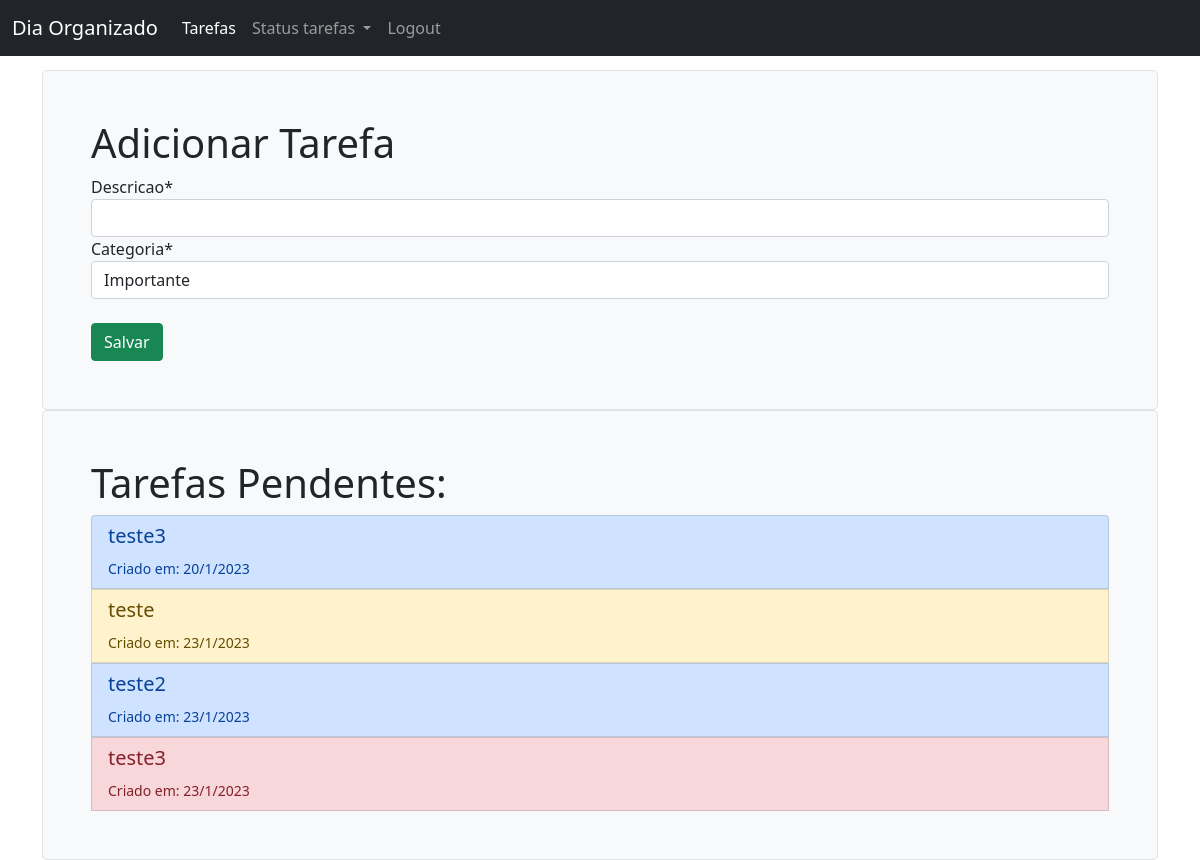
Page /tarefas/ on the earlier database version.
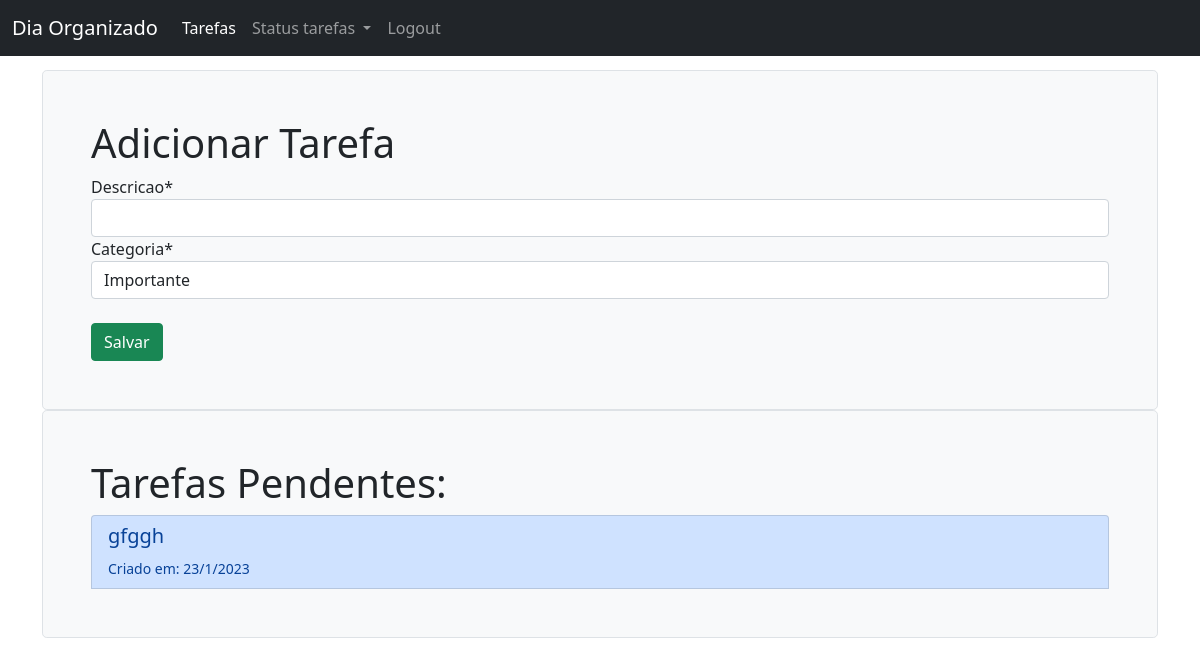
Same page on the later database version.
### tarefas/models.py (models this page shows)
class Tarefa(models.Model):
    OPCOES_STATUS = (
        ('concluído', 'Concluído'),  # o primeiro é do banco de dados e o segundo é o que aparecerá na app
        ('pendente', 'Pendente'),
        ('adiado', 'Adiado'),
    )
    OPCOES_CATEGORIA = (
        ('urgente', 'Urgente'),
        ('importante', 'Importante'),
        ('não urgente', 'Não Urgente'),
    )
    descricao = models.CharField(max_length=400)
    criacao = models.DateTimeField(auto_now_add=True)
    categoria = models.CharField(max_length=25, choices=OPCOES_CATEGORIA, default='importante')
    status = models.CharField(max_length=25, choices=OPCOES_STATUS, default='pendente')

### tarefas/views.py (the view)
# urls.py: path('', views.tarefas_pendentes_list, name='tarefas_pendentes_list' ),
def tarefas_pendentes_list(request):
    tarefas_pendentes = Tarefa.objects.filter(status='pendente')
    if request.method == 'POST':
        form = AdicionarTarefa(data=request.POST)
        if form.is_valid():
            form.save()
            return redirect('tarefas_pendentes_list')
    else:
        form = AdicionarTarefa()
    return render(request, 'tarefas/tarefas_pendentes.html',
                  {'tarefas_pendentes':tarefas_pendentes,
                   'form':form})

### tarefas/forms.py
class AdicionarTarefa(forms.ModelForm):
    class Meta:
        model = Tarefa
        fields = ('descricao', 'categoria')

### tarefas/templates/tarefas/tarefas_pendentes.html (shortened to what this page needs)
{% extends 'base.html' %}
{% load crispy_forms_tags %}
{% block content %}
  <div class="h-100 p-5 bg-light border rounded-3">
    <h1>Adicionar Tarefa</h1>
    <form method="post">
      {{ form|crispy }}
      <br>
      <input class="btn btn-success" type="submit" value="Salvar">
    </form>
  </div>
  <div class="h-100 p-5 bg-light border rounded-3">
    <h1>Tarefas Pendentes:</h1>
    <div class="list-group">
      {% for tarefa in tarefas_pendentes %}
        {% if tarefa.categoria == 'urgente' %}
          <button type="button" class="list-group-item list-group-item-danger list-group-item-action" data-bs-toggle="modal" data-bs-target="#modal{{ tarefa.id }}">
        {% else %}
          {% if tarefa.categoria == 'importante' %}
            <button type="button" class="list-group-item list-group-item-warning list-group-item-action" data-bs-toggle="modal" data-bs-target="#modal{{ tarefa.id }}">
          {% else %}
            <button type="button" class="list-group-item list-group-item-primary list-group-item-action" data-bs-toggle="modal" data-bs-target="#modal{{ tarefa.id }}">
          {% endif %}
        {% endif %}
          <h5>{{ tarefa.descricao }}</h5>
          <small>Criado em: {{ tarefa.criacao.day }}/{{ tarefa.criacao.month }}/{{ tarefa.criacao.year }}</small>
        </button>
      {% endfor %}
    </div>
  </div>
{% endblock %}

Differences in the rows shown:
no longer on this page (row edited): Tarefa: descricao "teste3", criacao.day "20", criacao.month "1", criacao.year "2023"
no longer on this page (row edited): Tarefa: descricao "teste", criacao.day "23", criacao.month "1", criacao.year "2023"
no longer on this page (row edited): Tarefa: descricao "teste2", criacao.day "23", criacao.month "1", criacao.year "2023"
no longer on this page (row edited): Tarefa: descricao "teste3", criacao.day "23", criacao.month "1", criacao.year "2023"
added Tarefa: descricao "gfggh", criacao.day "23", criacao.month "1", criacao.year "2023"
